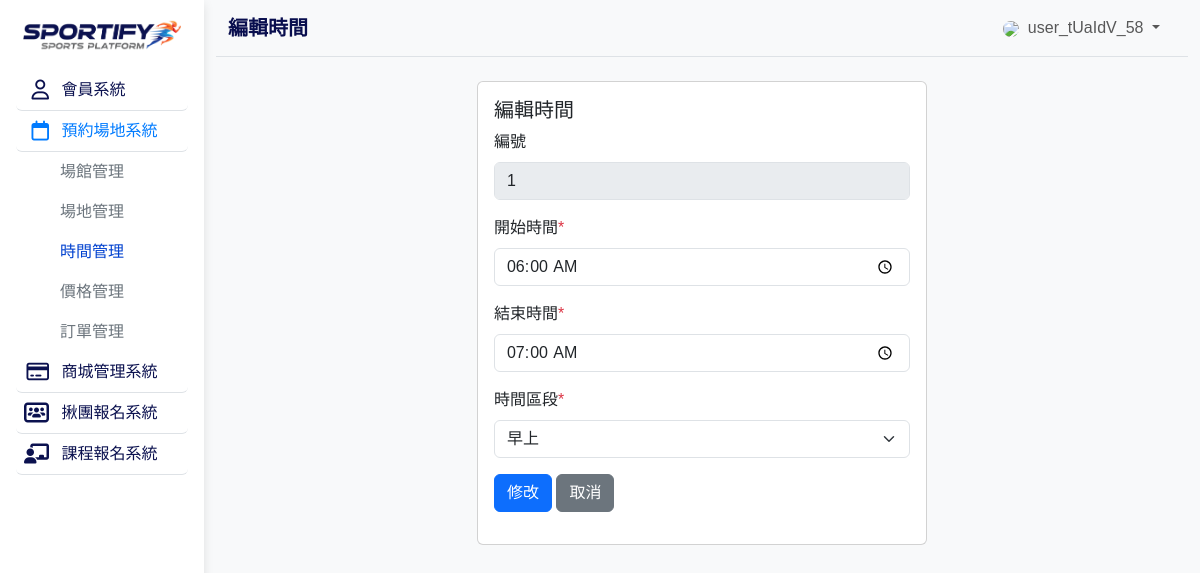
Screenshot of /timeslots_edit.php?id=1 (signed in) with the database file from the repository.
### tables this page shows
CREATE TABLE time_slots (
    id TINYINT PRIMARY KEY AUTO_INCREMENT,
    start_time TIME NOT NULL,
    end_time TIME NOT NULL,
    period_id INT NOT NULL,
    FOREIGN KEY (period_id) REFERENCES time_periods(id)
);

CREATE TABLE time_periods (
    id INT PRIMARY KEY AUTO_INCREMENT,
    name VARCHAR(20) NOT NULL
);

### timeslots_edit.php (the view, shortened to what this page needs)
<?php
include __DIR__ . '/parts/init.php';
$id = isset($_GET['id']) ? intval($_GET['id']) : 0;
$sql = "SELECT * FROM time_slots WHERE id=$id";
$r = $pdo->query($sql)->fetch();
$periodStmt = $pdo->query("SELECT id, name FROM time_periods");
$timePeriods = $periodStmt->fetchAll();
?>
<?php include __DIR__ . '/parts/html-head.php' ?>
<?php include __DIR__ . '/parts/html-aside.php' ?>
<?php include __DIR__ . '/parts/html-navbar.php' ?>
<div class="container px-4">
  <div class="row justify-content-center">
    <div class="col-12 col-sm-10 col-md-8 col-lg-6">
      <div class="card">
        <div class="card-body">
          <h5 class="card-title">編輯時間</h5>
          <form id="venueForm" name="form1" novalidate>
            <div class="mb-3">
              <label for="" class="form-label">編號</label>
              <input type="text" class="form-control"
                value="<?= $r['id'] ?>" disabled>
            </div>
            <div class="mb-3">
              <label for="start_time" class="form-label">開始時間<span class="text-danger">*</span></label>
              <input type="time" class="form-control" id="start_time" name="start_time"
                value="<?= htmlentities($r['start_time']) ?>">
            </div>
            <div class="mb-3">
              <label for="end_time" class="form-label">結束時間<span class="text-danger">*</span></label>
              <input type="time" class="form-control" id="end_time" name="end_time"
                value="<?= htmlentities($r['end_time']) ?>">
            </div>
            <div class="mb-3">
              <label for="period_id" class="form-label">時間區段<span class="text-danger">*</span></label>
              <select class="form-select" id="period_id" name="period_id">
                <?php foreach ($timePeriods as $period): ?>
                  <option value="<?= $period['id'] ?>" <?= ($r['period_id'] == $period['id']) ? 'selected' : '' ?>>
                    <?= $period['name'] ?>
                  </option>
                <?php endforeach; ?>
              </select>
            </div>
            <button type="submit" class="btn btn-primary">修改</button>
            <a class="btn btn-secondary " href="timeslots_list.php" role="button">取消</a>
          </form>
        </div>
      </div>
    </div>
  </div>
</div>
<?php include __DIR__ . '/parts/html-scripts.php' ?>
<?php include __DIR__ . '/parts/html-tail.php' ?>

### parts/html-head.php (style rules this page uses)
html, body { height: 100%; font-family: "Noto Sans TC", sans-serif; }

### rows the page displays
time_slots: id "1", start_time "06:00:00", end_time "07:00:00", period_id "早上"

### other values shown
$title "編輯時間"
$_SESSION['member']['username'] "user_tUaIdV_58"
